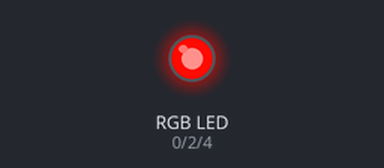
The sketch below on a simulated ESP32. Parts: an RGB LED mixed from three pins (HIGH = lit).

Above: at 3.05 s.
At 3.65 s:
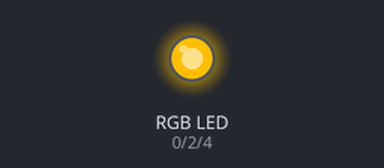
At 4.25 s:
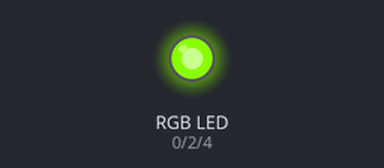
At 5.5 s:
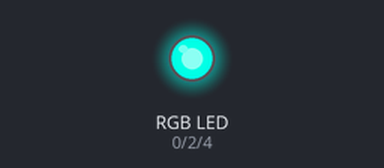
At 6.7 s:
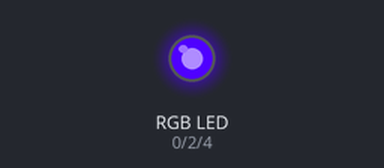
At 7.95 s:
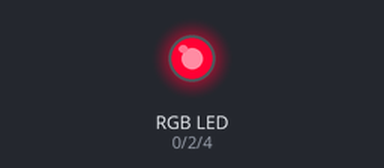
Timing chart, 0 to 9.6 s (numbered marks = the images above):
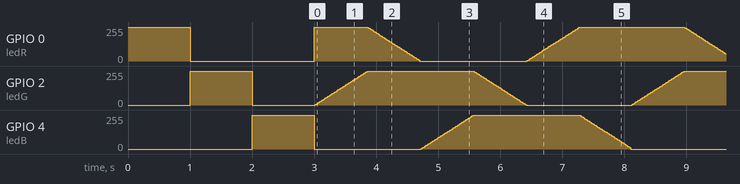

The sketch:

RGB_with_PWM_control_demo.ino
```cpp
/*
  ESP-WROVER-KIT RGB LED demo

  Based on Kris Winer's public domain ESP32 PWM demo:
  https://github.com/kriswiner/ESP32/tree/master/PWM

  As modified by Martin Falatic

  Runs through the full 255 color spectrum for an rgb led
  Demonstrate ledcWrite functionality for driving leds with PWM on ESP32
*/

// LED GPIO pins
uint8_t ledR = 0;
uint8_t ledG = 2;
uint8_t ledB = 4;

uint8_t ledArray[3] = {1, 2, 3}; // PWM led channels
const boolean invert = false; // set true if common anode, false if common cathode

uint32_t R, G, B;          // the Red Green and Blue color components
uint8_t brightness = 255;  // 255 is maximum brightness, but can be changed


void setup()
{
  // Assign RGB led pins to channels
  ledcAttachPin(ledR, 1);
  ledcAttachPin(ledG, 2);
  ledcAttachPin(ledB, 3);

  // Initialize channels
  // channels 0-15, resolution 1-16 bits, freq limits depend on resolution
  // ledcSetup(uint8_t channel, uint32_t freq, uint8_t resolution_bits);
  ledcSetup(1, 12000, 8); // 12 kHz PWM, 8-bit resolution
  ledcSetup(2, 12000, 8);
  ledcSetup(3, 12000, 8);

  for (uint8_t i = 0; i < 3; i++) {
    // ledcWrite(channel, dutycycle)
    // For 8-bit resolution duty cycle is 0 - 255
    ledcWrite(ledArray[i], 255);  // test high output of all leds in sequence
    delay(1000);
    ledcWrite(ledArray[i], 0);
  }
}


void loop()
{
  for (uint8_t hue = 0; hue < 255; hue++) { // Slew through the color spectrum
    hueToRGB(hue, brightness);  // call function to convert hue to RGB
    ledcWrite(1, R);
    ledcWrite(2, G);
    ledcWrite(3, B);
    delay(20); // About 5s per cycle
  }
}


void hueToRGB(uint8_t hue, uint8_t brightness)
{
  // Courtesy http://www.instructables.com/id/How-to-Use-an-RGB-LED/?ALLSTEPS
  // function to convert a color to its Red, Green, and Blue components.

  uint16_t scaledHue = (hue * 6);
  uint8_t segment = scaledHue / 256; // segment 0 to 5 around the
  // color wheel
  uint16_t segmentOffset =
    scaledHue - (segment * 256); // position within the segment

  uint8_t complement = 0;
  uint16_t prev = (brightness * ( 255 -  segmentOffset)) / 256;
  uint16_t next = (brightness *  segmentOffset) / 256;

  if (invert)
  {
    brightness = 255 - brightness;
    complement = 255;
    prev = 255 - prev;
    next = 255 - next;
  }

  switch (segment ) {
    case 0:      // red
      R = brightness;
      G = next;
      B = complement;
      break;
    case 1:     // yellow
      R = prev;
      G = brightness;
      B = complement;
      break;
    case 2:     // green
      R = complement;
      G = brightness;
      B = next;
      break;
    case 3:    // cyan
      R = complement;
      G = prev;
      B = brightness;
      break;
    case 4:    // blue
      R = next;
      G = complement;
      B = brightness;
      break;
    case 5:      // magenta
    default:
      R = brightness;
      G = complement;
      B = prev;
      break;
  }
}
```
